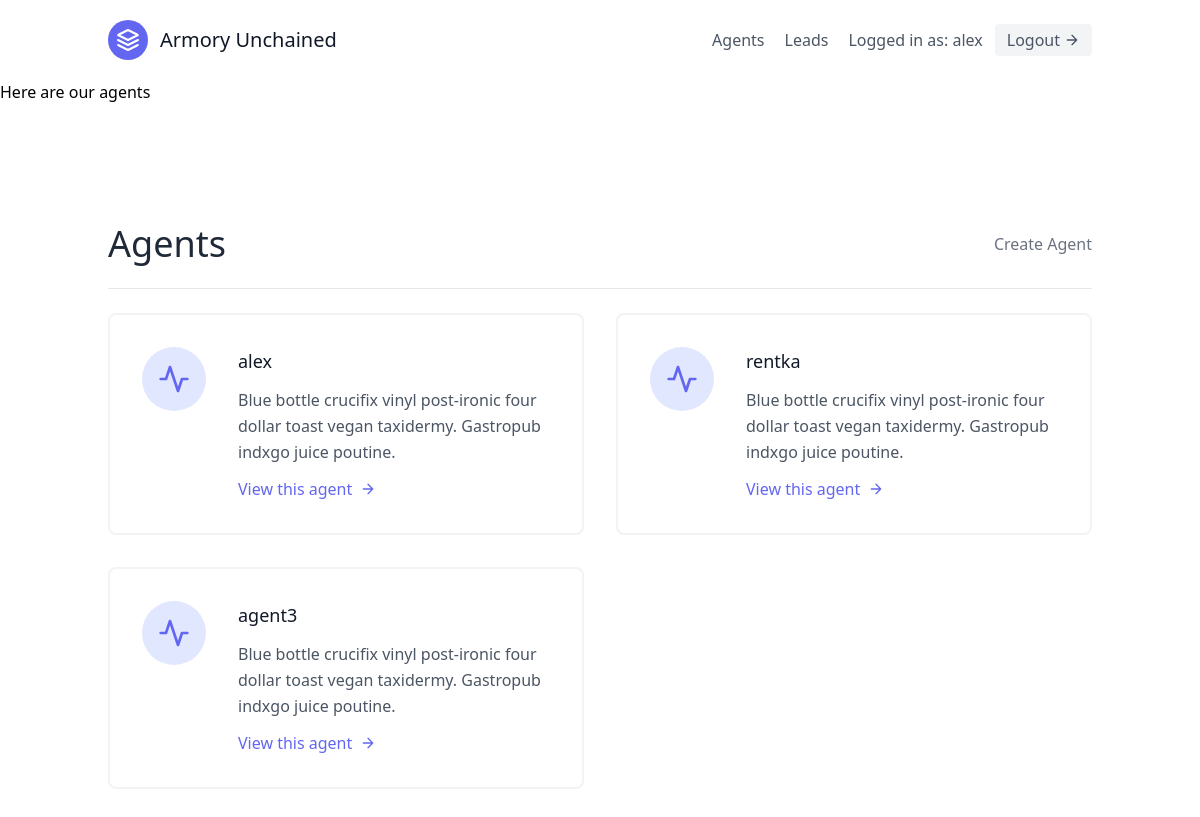
Screenshot of /agents/ (signed in) with the database file from the repository.
### leads/models.py (models this page shows, shortened)
class User(AbstractUser):
    is_organizer = models.BooleanField(default = True)
    is_agent = models.BooleanField(default = False)

class Agent(models.Model):
    user = models.OneToOneField(User, on_delete=models.CASCADE)
    organization = models.ForeignKey(UserProfile, on_delete=models.CASCADE)

### agents/views.py (the view)
# urls.py: path('',AgentListView.as_view(), name='agent-list'),
class AgentListView(OrganizerAndLoginRequiredMixin, generic.ListView):
    template_name = "agents/agent_list.html"
    def get_queryset(self):
        organization = self.request.user.userprofile
        return Agent.objects.filter(organization = organization)

### agents/mixins.py (called while the page is built)
    def dispatch(self, request, *args, **kwargs):
        if not request.user.is_authenticated or not request.user.is_organizer:
            return redirect("leads:lead-list")
        return super().dispatch(request, *args, **kwargs)

### agents/templates/agents/agent_list.html
{%extends "base.html"%}
{%block content%}
    <h1>Here are our agents</h1>
    <section class="text-gray-600 body-font">
        <div class="container px-5 py-24 mx-auto flex flex-wrap">
            <div class ="w-full mb-6 py-6 flex justify-between items-center border-b border-gray-200">
                <div>
                    <h1 class= "text-4xl text-gray-800">Agents</h1>
                </div>
                <div>
                    <a class ="text-gray-500 hover:text-blue-500" href = "{% url 'agents:agent-create'%}">Create Agent</a>
                </div>
            </div>
          <div class="flex flex-wrap -m-4">
            {%for agent in object_list%}
            <div class="p-4 lg:w-1/2 md:w-full">
              <div class="flex border-2 rounded-lg border-gray-200 border-opacity-50 p-8 sm:flex-row flex-col">
                <div class="w-16 h-16 sm:mr-8 sm:mb-0 mb-4 inline-flex items-center justify-center rounded-full bg-indigo-100 text-indigo-500 flex-shrink-0">
                  <svg fill="none" stroke="currentColor" stroke-linecap="round" stroke-linejoin="round" stroke-width="2" class="w-8 h-8" viewBox="0 0 24 24">
                    <path d="M22 12h-4l-3 9L9 3l-3 9H2"></path>
                  </svg>
                </div>
                <div class="flex-grow">
                  <h2 class="text-gray-900 text-lg title-font font-medium mb-3">
                    {{agent.user.username}}
                </h2>
                  <p class="leading-relaxed text-base">
                    Blue bottle crucifix vinyl post-ironic four dollar toast vegan taxidermy. Gastropub indxgo juice poutine.</p>
                  <a href = "{% url 'agents:agent-detail' agent.pk%}" class="mt-3 text-indigo-500 inline-flex items-center">
                    View this agent
                    <svg fill="none" stroke="currentColor" stroke-linecap="round" stroke-linejoin="round" stroke-width="2" class="w-4 h-4 ml-2" viewBox="0 0 24 24">
                      <path d="M5 12h14M12 5l7 7-7 7"></path>
                    </svg>
                  </a>
                </div>
              </div>
            </div>
            {%endfor%}
          </div>
        </div>
      </section>
{%endblock content%}

### templates/navbar.html (shortened to what this page needs)
<header class="text-gray-600 body-font">
    <div class="container mx-auto flex flex-wrap p-5 flex-col md:flex-row items-center">
      <a class="flex title-font font-medium items-center text-gray-900 mb-4 md:mb-0">
        <svg xmlns="http://www.w3.org/2000/svg" fill="none" stroke="currentColor" stroke-linecap="round" stroke-linejoin="round" stroke-width="2" class="w-10 h-10 text-white p-2 bg-indigo-500 rounded-full" viewBox="0 0 24 24">
          <path d="M12 2L2 7l10 5 10-5-10-5zM2 17l10 5 10-5M2 12l10 5 10-5"></path>
        </svg>
        <span class="ml-3 text-xl">Armory Unchained</span>
      </a>
      <nav class="md:ml-auto flex flex-wrap items-center text-base justify-center">
        {%if not request.user.is_authenticated%}
        <a href = "{%url 'signup' %}" class="mr-5 hover:text-gray-900">
          Sign Up</a>
        {%else%}
          {% if request.user.is_organizer %}
            <a href = "{% url 'agents:agent-list'%}" class="mr-5 hover:text-gray-900">Agents</a>
          {%endif%}
          <a href = "{% url 'leads:lead-list'%}" class="mr-5 hover:text-gray-900">Leads</a>
        {%endif%}
      </nav>
      {%if request.user.is_authenticated%}
        Logged in as: {{request.user.username}}
        <a href = "{% url 'logout' %}" class="ml-3 inline-flex items-center bg-gray-100 border-0 py-1 px-3 focus:outline-none hover:bg-gray-200 rounded text-base mt-4 md:mt-0">
          Logout
          <svg fill="none" stroke="currentColor" stroke-linecap="round" stroke-linejoin="round" stroke-width="2" class="w-4 h-4 ml-1" viewBox="0 0 24 24">
            <path d="M5 12h14M12 5l7 7-7 7"></path>
          </svg>
        </a>
      {%endif%}
    </div>
  </header>

### rows the page displays
User: user.username "alex"
Agent: user.username "alex"
Agent: user.username "rentka"
Agent: user.username "agent3"
